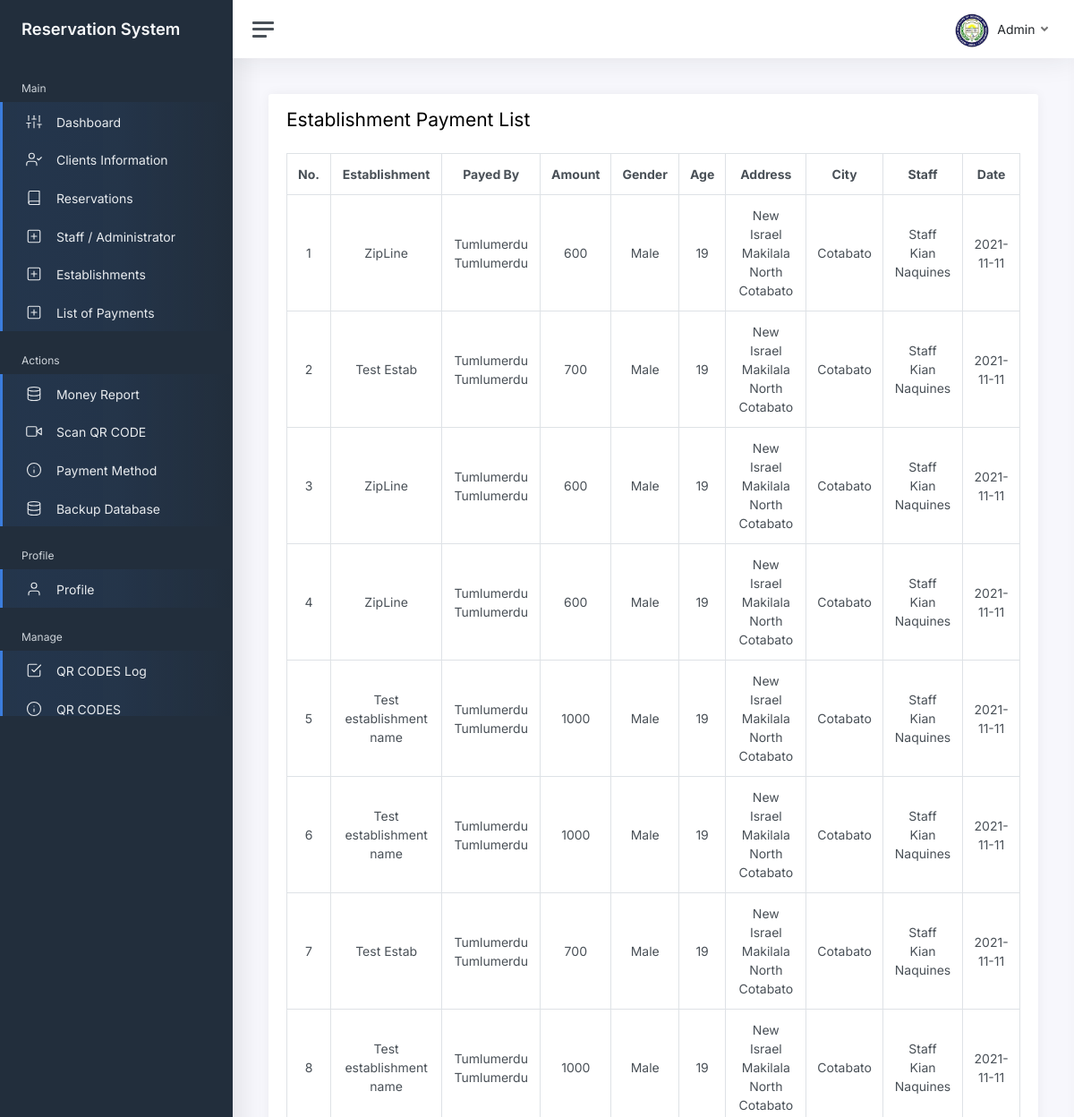
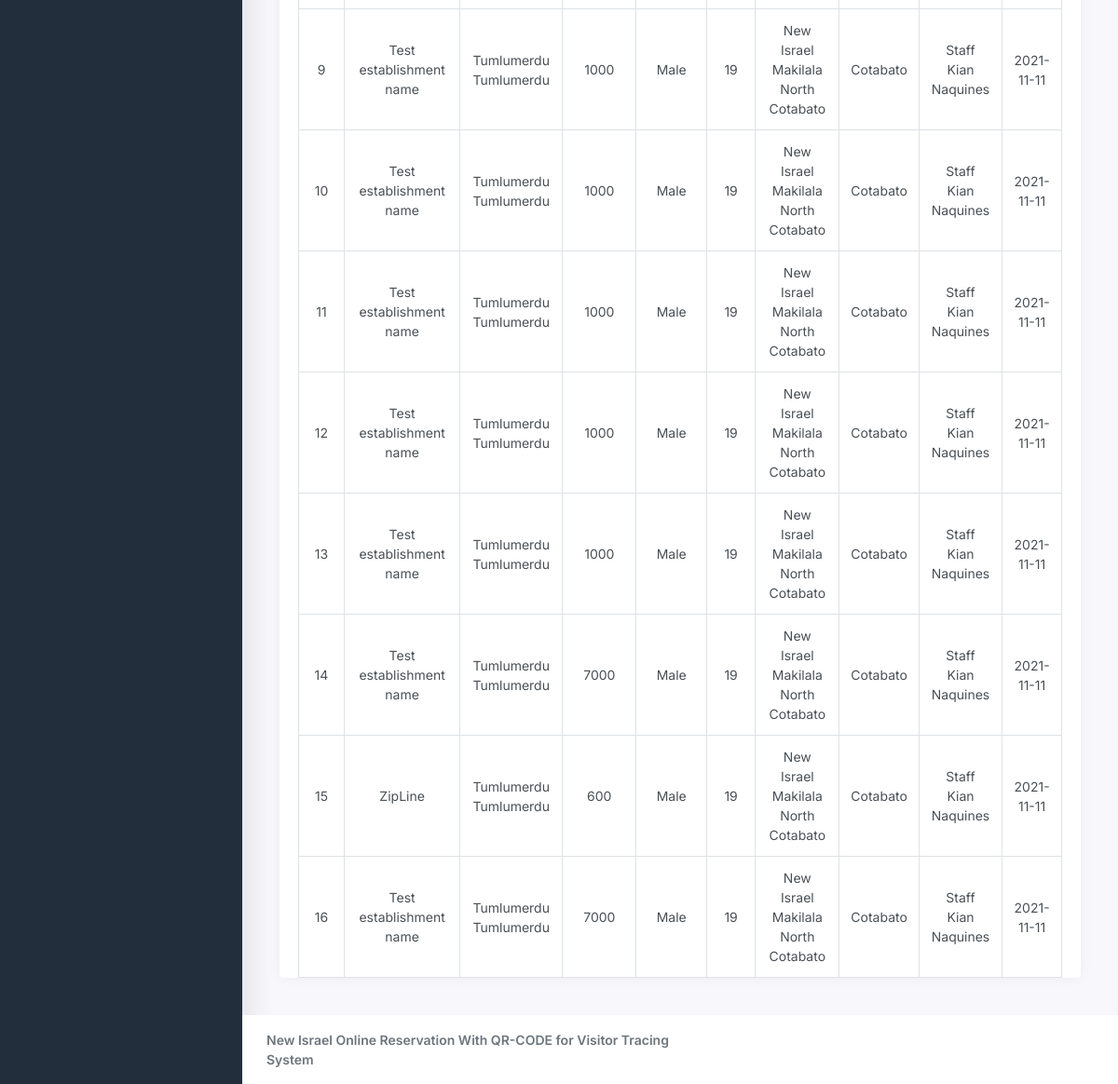
Page /admin/list_payment.php (signed in) on the committed database (2 pictures, top to bottom).
### tables this page shows
CREATE TABLE `advance_user` (
  `advance_user_id` int(11) NOT NULL,
  `advance_user_name` varchar(255) NOT NULL,
  `advance_user_email` varchar(255) NOT NULL,
  `gender` varchar(100) NOT NULL,
  `advance_user_role` varchar(255) NOT NULL,
  `advance_user_password` varchar(255) NOT NULL,
  `profile_image` varchar(255) NOT NULL,
  `verified` int(11) NOT NULL,
  `advance_user_created` datetime(6) NOT NULL
);

CREATE TABLE `establisment_payments` (
  `payments_id` int(11) NOT NULL,
  `establishment` varchar(100) NOT NULL,
  `paid_by` varchar(265) NOT NULL,
  `amount` int(11) NOT NULL,
  `gender` varchar(50) NOT NULL,
  `age` int(11) NOT NULL,
  `address` text NOT NULL,
  `city` varchar(255) NOT NULL,
  `staff` varchar(100) NOT NULL,
  `date` varchar(11) NOT NULL DEFAULT current_timestamp()
);

### admin/src/validation_loggedin.php (called while the page is built, shortened)
<?php
	require_once '../src/token.php';
	if($_SESSION['token'] != $token){
		header('location: index?error=You must login first.');
		session_unset();
		session_destroy();
		exit();
	}elseif ($_SESSION['advance_user_loggedin'] !== TRUE) {
		header('location: index?error=You must login first.');
		session_unset();
		session_destroy();
		exit();
	}else if(empty($_SESSION['token']) AND empty($_SESSION['token']) AND empty($_SESSION['client_email']) AND empty($_SESSION['client_role']) ){
		header('location: index?error=You must login first.');
		session_unset();
		session_destroy();
		exit();
	}else{
		$id         = htmlspecialchars($_SESSION['advance_user_id']);
		$username   = htmlspecialchars($_SESSION['advance_user_name']);
	}
?>

### admin/list_payment.php (the view, shortened to what this page needs)
<?php include "src/validation_loggedin.php"; ?>
<!DOCTYPE html>
<html lang="en">
<head>
	<link href="css/app.css" rel="stylesheet">
	<link rel="stylesheet" type="text/css" href="https://cdn.datatables.net/v/bs5/jszip-2.5.0/dt-1.11.2/b-2.0.0/b-colvis-2.0.0/b-html5-2.0.0/b-print-2.0.0/datatables.min.css"/>
</head>
<body>
	<div class="wrapper">
		<?php include "includes/sidebar.php"; ?>
		<div class="main">
		<?php include "includes/navbar.php"; ?>
			<main class="content">
				<div class="container-fluid p-0">
					<div class="card">
						<div class="card-header">
						<h3>Establishment Payment List</h3>
						</div>
						<div class="card-body py-0">
								<div class="row">
                            <div class="col-md-12 w-100 table-responsive">
                            <?php
									echo '
									<table class="table table-bordered my-0" id="myTable">
                                    <thead>
                                        <tr class="text-center">
                                            <th>No.</th>
                                            <th>Establishment</th>
                                            <th>Payed By</th>
                                            <th>Amount</th>
											<th>Gender</th>
											<th>Age</th>
                                            <th>Address</th>
                                            <th>City</th>
                                            <th>Staff</th>
                                            <th>Date</th>
                                        </tr>
                                    </thead>';
                                    $stmt = $conn->prepare("SELECT * FROM `establisment_payments` ");
									$stmt->execute();
									$result = $stmt->get_result();
									$i = 1;
									while($row = $result->fetch_assoc()){
									echo '
									<tbody>
                                        <tr class="text-center">
                                            <td>'.$i++.'</td>
                                            <td>'.$row['establishment'].'</td>
                                            <td>'.$row['paid_by'].'</td>
                                            <td>'.$row['amount'].'</td>
                                            <td>'.$row['gender'].'</td>
                                            <td>'.$row['age'].'</td>
                                            <td>'.$row['address'].'</td>
                                            <td>'.$row['city'].'</td>
                                            <td>'.$row['staff'].'</td>
                                            <td>'.$row['date'].'</td>
                                        </tr>
									</tbody>
									';
									}
                                echo '</table>
									';
							?>
                            </div>
                        </div>
						</div>
                    </div>
				</div>
			</main>
			<?php include "includes/footer.php"; ?>
		</div>
	</div>
</body>
</html>

### admin/includes/navbar.php (shortened to what this page needs)
<nav class="navbar navbar-expand navbar-light navbar-bg">
    <a class="sidebar-toggle d-flex">
        <i class="hamburger align-self-center"></i>
    </a>
    <div class="navbar-collapse collapse">
        <ul class="navbar-nav navbar-align">
            <li class="nav-item dropdown">
                <?php
							$getprofileimage = mysqli_query($conn,"SELECT profile_image FROM advance_user WHERE advance_user_id = '$id' LIMIT 1");
							while($getimage = mysqli_fetch_assoc($getprofileimage)){
									echo '
									<a class="nav-link dropdown-toggle d-none d-sm-inline-block" href="#" data-bs-toggle="dropdown">
										<img src="'.$getimage["profile_image"].'" class="avatar img-fluid rounded-circle me-1" alt="'.$username.'" /> <span class="text-dark">'.$username.'</span>
									</a>';
							}
						?>
            </li>
        </ul>
    </div>
</nav>

### rows in the picture
advance_user: profile_image (picture)
establisment_payments: establishment "ZipLine", paid_by "Tumlumerdu Tumlumerdu", amount "600", gender "Male", age "19", address "New Israel Makilala North Cotabato", city "Cotabato", staff "Staff Kian Naquines", date "2021-11-11"
establisment_payments: establishment "Test Estab", paid_by "Tumlumerdu Tumlumerdu", amount "700", gender "Male", age "19", address "New Israel Makilala North Cotabato", city "Cotabato", staff "Staff Kian Naquines", date "2021-11-11"
establisment_payments: establishment "ZipLine", paid_by "Tumlumerdu Tumlumerdu", amount "600", gender "Male", age "19", address "New Israel Makilala North Cotabato", city "Cotabato", staff "Staff Kian Naquines", date "2021-11-11"
establisment_payments: establishment "ZipLine", paid_by "Tumlumerdu Tumlumerdu", amount "600", gender "Male", age "19", address "New Israel Makilala North Cotabato", city "Cotabato", staff "Staff Kian Naquines", date "2021-11-11"
establisment_payments: establishment "Test establishment name", paid_by "Tumlumerdu Tumlumerdu", amount "1000", gender "Male", age "19", address "New Israel Makilala North Cotabato", city "Cotabato", staff "Staff Kian Naquines", date "2021-11-11"
establisment_payments: establishment "Test establishment name", paid_by "Tumlumerdu Tumlumerdu", amount "1000", gender "Male", age "19", address "New Israel Makilala North Cotabato", city "Cotabato", staff "Staff Kian Naquines", date "2021-11-11"
establisment_payments: establishment "Test Estab", paid_by "Tumlumerdu Tumlumerdu", amount "700", gender "Male", age "19", address "New Israel Makilala North Cotabato", city "Cotabato", staff "Staff Kian Naquines", date "2021-11-11"
establisment_payments: establishment "Test establishment name", paid_by "Tumlumerdu Tumlumerdu", amount "1000", gender "Male", age "19", address "New Israel Makilala North Cotabato", city "Cotabato", staff "Staff Kian Naquines", date "2021-11-11"
establisment_payments: establishment "Test establishment name", paid_by "Tumlumerdu Tumlumerdu", amount "1000", gender "Male", age "19", address "New Israel Makilala North Cotabato", city "Cotabato", staff "Staff Kian Naquines", date "2021-11-11"
establisment_payments: establishment "Test establishment name", paid_by "Tumlumerdu Tumlumerdu", amount "1000", gender "Male", age "19", address "New Israel Makilala North Cotabato", city "Cotabato", staff "Staff Kian Naquines", date "2021-11-11"
establisment_payments: establishment "Test establishment name", paid_by "Tumlumerdu Tumlumerdu", amount "1000", gender "Male", age "19", address "New Israel Makilala North Cotabato", city "Cotabato", staff "Staff Kian Naquines", date "2021-11-11"
establisment_payments: establishment "Test establishment name", paid_by "Tumlumerdu Tumlumerdu", amount "1000", gender "Male", age "19", address "New Israel Makilala North Cotabato", city "Cotabato", staff "Staff Kian Naquines", date "2021-11-11"
establisment_payments: establishment "Test establishment name", paid_by "Tumlumerdu Tumlumerdu", amount "1000", gender "Male", age "19", address "New Israel Makilala North Cotabato", city "Cotabato", staff "Staff Kian Naquines", date "2021-11-11"
establisment_payments: establishment "Test establishment name", paid_by "Tumlumerdu Tumlumerdu", amount "7000", gender "Male", age "19", address "New Israel Makilala North Cotabato", city "Cotabato", staff "Staff Kian Naquines", date "2021-11-11"
establisment_payments: establishment "ZipLine", paid_by "Tumlumerdu Tumlumerdu", amount "600", gender "Male", age "19", address "New Israel Makilala North Cotabato", city "Cotabato", staff "Staff Kian Naquines", date "2021-11-11"
establisment_payments: establishment "Test establishment name", paid_by "Tumlumerdu Tumlumerdu", amount "7000", gender "Male", age "19", address "New Israel Makilala North Cotabato", city "Cotabato", staff "Staff Kian Naquines", date "2021-11-11"
